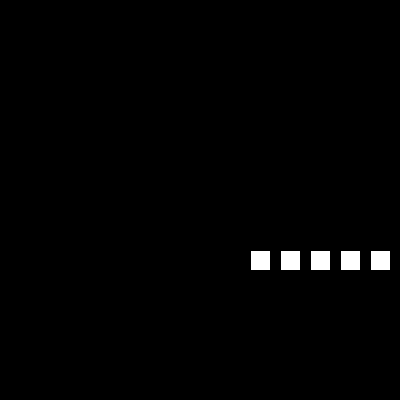
Frame 1 (no input)
Frame 60 (the mouse pressed at the canvas centre just before this capture): identical to frame 1, image omitted
Frame 120 (the mouse held since frame 60 and released just before this capture): identical to frame 1, image omitted

The Processing sketch that drew this single still picture (run headless with seeded random() and noise(); from frame 60 on, the mouse is pressed at the canvas centre):

// Processing sketch: processing_99637
// ── processing_99637.pde

int x1 = 250;
int y1 = 250;
int x2 = x1+30;
int y2 = y1+30;
int x3 = x2+30;
int y3 = y2+30;
int x4 = y3+30;
int y4 = x3+30;
int x5 = y4+30;

float[] a = new float[100];
float[] b = new float[100];
float[] c = new float[100];
float[] d = new float[100];

void setup() {
  size (400,400);
  stroke(0);
  background(0);
}
void draw() {
  rect  (x1,y1,20,20);
  rect  (x2,y1,20,20);
  rect  (x3,y1,20,20);
  rect  (x4,y1,20,20);
  rect  (x5,y1,20,20);
  if ((mouseX >= x5)&&(mouseX <= (x5 +20))&&(mouseY >= y1)&&(mouseY <= (y1 + 20)) 
    &&(mousePressed)) { 
    background(0);
  }

}
void mousePressed() {
  if ((mouseX >= x1)&&(mouseX <= x1 +20)&&(mouseY >= y1)&&(mouseY <= y1 + 20) 
    &&(mousePressed)) { 
    for(int i=0;i < 100;i++)  {
      a[i]=random(0,400);
      b[i]=random(0,400);
      c[i]=random(0,400);
      d[i]=random(0,400);  
      stroke(0);
      fill(2*i,8*i,3*i,1*i);
      rect(a[i],b[i],i,i) ;
    }
  }
  if ((mouseX >= x2)&&(mouseX <= x2 +20)&&(mouseY >= y1)&&(mouseY <= y1 + 20) 
    &&(mousePressed)) { 
    for(int e=0;e < 100;e++)  {
      a[e]=random(0,400);
      b[e]=random(0,400);
      c[e]=random(0,400);
      d[e]=random(0,400);  
      stroke(0);
      fill(5*e,1*e,3*e,2*e);
      ellipse(a[e],b[e],e,e) ;
    }

  }
  if ((mouseX >= x3)&&(mouseX <= (x3 +20))&&(mouseY >= y1)&&(mouseY <= (y1 + 20)) 
    &&(mousePressed)) { 
    for(int f=0;f < 100;f++)  {
      a[f]=random(0,400);
      b[f]=random(0,400);
      c[f]=random(0,400);
      d[f]=random(0,400);  
      stroke(0);
      fill(1*f,2*f,15*f,1*f);
      
       beginShape(POLYGON);
  vertex(a[f]+c[f]/4,b[f]);
  vertex(a[f]+c[f],b[f]+d[f]/4);
  vertex(a[f]+c[f]/2,b[f]+d[f]/2);
  vertex(a[f]+c[f],b[f]+3*d[f]/4);
  vertex(a[f]+c[f]/2,b[f]+d[f]);
  vertex(a[f]+3*c[f]/4,b[f]+3*d[f]/4);
  vertex(a[f]+c[f]/4,b[f]+d[f]/2);
  vertex(a[f]+3*c[f]/4,b[f]+d[f]/4);
  vertex(a[f]+c[f]/4,b[f]);
  endShape();
    }}
     if ((mouseX >= x4)&&(mouseX <= x4 +20)&&(mouseY >= y1)&&(mouseY <= y1 + 20) 
    &&(mousePressed)) { 
    for(int g=0;g < 100;g++)  {
      a[g]=random(0,400);
      b[g]=random(0,400);
      c[g]=random(0,400);
      d[g]=random(0,400);  
      stroke(0);
      fill(23*g,8*g,15*g,1*g);
      triangle(a[g],b[g],c[g],d[g],g+10,g+20) ;
    }
  }
  }
